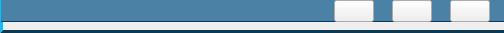
<?xml version="1.0" encoding="UTF-8"?>
<ui version="4.0">
 <class>TableWidgetItemSecond</class>
 <widget class="QWidget" name="TableWidgetItemSecond">
  <property name="geometry">
   <rect>
    <x>0</x>
    <y>0</y>
    <width>504</width>
    <height>33</height>
   </rect>
  </property>
  <property name="windowTitle">
   <string>Form</string>
  </property>
  <layout class="QGridLayout" name="gridLayout_3">
   <property name="leftMargin">
    <number>0</number>
   </property>
   <property name="topMargin">
    <number>0</number>
   </property>
   <property name="rightMargin">
    <number>0</number>
   </property>
   <property name="bottomMargin">
    <number>0</number>
   </property>
   <property name="spacing">
    <number>0</number>
   </property>
   <item row="0" column="0">
    <widget class="QWidget" name="widgetOutside" native="true">
     <property name="acceptDrops">
      <bool>false</bool>
     </property>
     <property name="styleSheet">
      <string notr="true">QWidget{
	font: 11pt &quot;宋体&quot;;
	color: rgb(255,200,74);
}

QWidget#titleWidget{
	background-color: rgba(38,105,148,209);
	border-left: 1px solid rgba(44,179,229,255);
	border-bottom: 1px solid rgba(14,57,83,255);
}

QWidget#titleWidget::hover{
	background-color: rgb(243, 125, 44);
	border-left: 1px solid rgba(255,179,229,,255);
	border-bottom: 1px solid rgba(255,57,83,255);
}

/*
QWidget#titleWidget::checked{
	background-color: rgba(0,0,0,209);
	border-left: 1px solid rgba(0,0,0,255);
	border-bottom: 1px solid rgba(0,0,0,255);
}
*/
QWidget#contentWidget{
	border-left: 3px solid rgba(44,179,229,255);
	border-bottom: 3px solid rgba(14,57,83,255);
}
QPushButton#pb1{		
	border-image: url(:/images/item/info.png);
}

QPushButton#pb1::hover{			
	border-image: url(:/images/item/info_hover.png);
}

/*
QPushButton#pb1::checked{		
	border-image: url(:/images/item/info_checked.png);
}
*/
QPushButton#pb2{
	border-image: url(:/images/item/locate.png);
}
QPushButton#pb2::hover{			
	border-image: url(:/images/item/locate_hover.png);
}
/*
QPushButton#pb2::checked{		
	border-image: url(:/images/item/locate_checked.png);
}
*/
QPushButton#pb3{
	border-image: url(:/images/item/visible.png);
}

QPushButton#pb3::hover{
	border-image: url(:/images/item/visible_hover.png);
}

/*
QPushButton#pb3::checked{
	border-image: url(:/images/item/visible_checked.png);
}
*/</string>
     </property>
     <layout class="QGridLayout" name="gridLayout_2">
      <property name="leftMargin">
       <number>0</number>
      </property>
      <property name="topMargin">
       <number>0</number>
      </property>
      <property name="rightMargin">
       <number>0</number>
      </property>
      <property name="bottomMargin">
       <number>0</number>
      </property>
      <property name="spacing">
       <number>0</number>
      </property>
      <item row="0" column="0">
       <widget class="QWidget" name="titleWidget" native="true">
        <property name="minimumSize">
         <size>
          <width>0</width>
          <height>0</height>
         </size>
        </property>
        <property name="maximumSize">
         <size>
          <width>16777215</width>
          <height>16777215</height>
         </size>
        </property>
        <layout class="QGridLayout" name="gridLayout">
         <property name="leftMargin">
          <number>0</number>
         </property>
         <property name="topMargin">
          <number>0</number>
         </property>
         <property name="rightMargin">
          <number>0</number>
         </property>
         <property name="bottomMargin">
          <number>0</number>
         </property>
         <property name="spacing">
          <number>0</number>
         </property>
         <item row="0" column="0">
          <spacer name="horizontalSpacer">
           <property name="orientation">
            <enum>Qt::Horizontal</enum>
           </property>
           <property name="sizeType">
            <enum>QSizePolicy::Fixed</enum>
           </property>
           <property name="sizeHint" stdset="0">
            <size>
             <width>12</width>
             <height>20</height>
            </size>
           </property>
          </spacer>
         </item>
         <item row="0" column="1">
          <widget class="QLabel" name="iconLabel">
           <property name="text">
            <string/>
           </property>
          </widget>
         </item>
         <item row="0" column="2">
          <spacer name="horizontalSpacer_2">
           <property name="orientation">
            <enum>Qt::Horizontal</enum>
           </property>
           <property name="sizeType">
            <enum>QSizePolicy::Fixed</enum>
           </property>
           <property name="sizeHint" stdset="0">
            <size>
             <width>12</width>
             <height>20</height>
            </size>
           </property>
          </spacer>
         </item>
         <item row="0" column="3">
          <widget class="QLabel" name="textLabel">
           <property name="text">
            <string/>
           </property>
          </widget>
         </item>
         <item row="0" column="4">
          <spacer name="horizontalSpacer_3">
           <property name="orientation">
            <enum>Qt::Horizontal</enum>
           </property>
           <property name="sizeHint" stdset="0">
            <size>
             <width>599</width>
             <height>20</height>
            </size>
           </property>
          </spacer>
         </item>
         <item row="0" column="5">
          <widget class="QPushButton" name="pb1">
           <property name="toolTip">
            <string>显示详细信息</string>
           </property>
           <property name="text">
            <string/>
           </property>
           <property name="checkable">
            <bool>true</bool>
           </property>
          </widget>
         </item>
         <item row="0" column="6">
          <spacer name="horizontalSpacer_4">
           <property name="orientation">
            <enum>Qt::Horizontal</enum>
           </property>
           <property name="sizeType">
            <enum>QSizePolicy::Fixed</enum>
           </property>
           <property name="sizeHint" stdset="0">
            <size>
             <width>18</width>
             <height>20</height>
            </size>
           </property>
          </spacer>
         </item>
         <item row="0" column="7">
          <widget class="QPushButton" name="pb2">
           <property name="toolTip">
            <string>定位</string>
           </property>
           <property name="text">
            <string/>
           </property>
           <property name="checkable">
            <bool>true</bool>
           </property>
          </widget>
         </item>
         <item row="0" column="8">
          <spacer name="horizontalSpacer_5">
           <property name="orientation">
            <enum>Qt::Horizontal</enum>
           </property>
           <property name="sizeType">
            <enum>QSizePolicy::Fixed</enum>
           </property>
           <property name="sizeHint" stdset="0">
            <size>
             <width>18</width>
             <height>20</height>
            </size>
           </property>
          </spacer>
         </item>
         <item row="0" column="9">
          <widget class="QPushButton" name="pb3">
           <property name="toolTip">
            <string>隐藏/显示</string>
           </property>
           <property name="text">
            <string/>
           </property>
           <property name="checkable">
            <bool>true</bool>
           </property>
          </widget>
         </item>
         <item row="0" column="10">
          <spacer name="horizontalSpacer_6">
           <property name="orientation">
            <enum>Qt::Horizontal</enum>
           </property>
           <property name="sizeType">
            <enum>QSizePolicy::Fixed</enum>
           </property>
           <property name="sizeHint" stdset="0">
            <size>
             <width>14</width>
             <height>20</height>
            </size>
           </property>
          </spacer>
         </item>
        </layout>
       </widget>
      </item>
      <item row="1" column="0">
       <widget class="QWidget" name="contentWidget" native="true"/>
      </item>
     </layout>
    </widget>
   </item>
  </layout>
 </widget>
 <resources>
  <include location="../rc.qrc"/>
 </resources>
 <connections/>
</ui>
